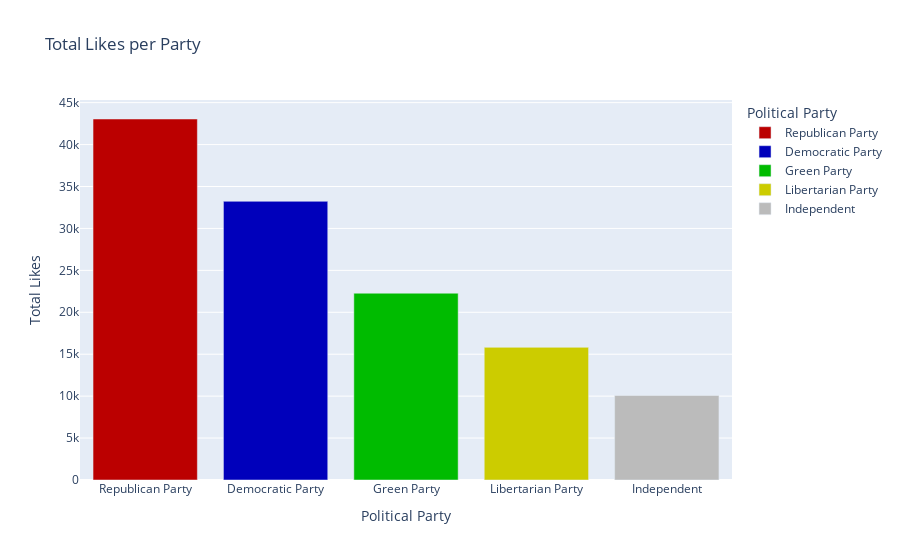

The notebook cell this image was saved under:
### Code cell
# Aggregate and sort the data
grouped_data = df_train.groupby('party', as_index=False)['likes'].sum()
grouped_data = grouped_data.sort_values(by='likes', ascending=False)

# Create the bar plot
fig = px.bar(
    grouped_data,
    x='party',
    y='likes',
    color='party',
    title="Total Likes per Party",
    labels={'party': 'Political Party', 'likes': 'Total Likes'},
    color_discrete_map=party_colors
)

fig.update_layout(xaxis=dict(categoryorder='total descending'))
fig.show()

### Figure 1 — Plotly figure (JSON) as saved in the notebook; plotly's stock layout.template omitted (floating-point values rounded to 4 significant figures)
{"data": [{"alignmentgroup": "True", "hovertemplate": "Political Party=%{x}<br>Total Likes=%{y}<extra></extra>", "legendgroup": "Republican Party", "marker": {"color": "#BB0000", "pattern": {"shape": ""}}, "name": "Republican Party", "offsetgroup": "Republican Party", "orientation": "v", "showlegend": true, "textposition": "auto", "type": "bar", "x": ["Republican Party"], "xaxis": "x", "y": [43050], "yaxis": "y"}, {"alignmentgroup": "True", "hovertemplate": "Political Party=%{x}<br>Total Likes=%{y}<extra></extra>", "legendgroup": "Democratic Party", "marker": {"color": "#0000BB", "pattern": {"shape": ""}}, "name": "Democratic Party", "offsetgroup": "Democratic Party", "orientation": "v", "showlegend": true, "textposition": "auto", "type": "bar", "x": ["Democratic Party"], "xaxis": "x", "y": [33235], "yaxis": "y"}, {"alignmentgroup": "True", "hovertemplate": "Political Party=%{x}<br>Total Likes=%{y}<extra></extra>", "legendgroup": "Green Party", "marker": {"color": "#00BB00", "pattern": {"shape": ""}}, "name": "Green Party", "offsetgroup": "Green Party", "orientation": "v", "showlegend": true, "textposition": "auto", "type": "bar", "x": ["Green Party"], "xaxis": "x", "y": [22275], "yaxis": "y"}, {"alignmentgroup": "True", "hovertemplate": "Political Party=%{x}<br>Total Likes=%{y}<extra></extra>", "legendgroup": "Libertarian Party", "marker": {"color": "#CCCC00", "pattern": {"shape": ""}}, "name": "Libertarian Party", "offsetgroup": "Libertarian Party", "orientation": "v", "showlegend": true, "textposition": "auto", "type": "bar", "x": ["Libertarian Party"], "xaxis": "x", "y": [15820], "yaxis": "y"}, {"alignmentgroup": "True", "hovertemplate": "Political Party=%{x}<br>Total Likes=%{y}<extra></extra>", "legendgroup": "Independent", "marker": {"color": "#BBBBBB", "pattern": {"shape": ""}}, "name": "Independent", "offsetgroup": "Independent", "orientation": "v", "showlegend": true, "textposition": "auto", "type": "bar", "x": ["Independent"], "xaxis": "x", "y": [10080], "yaxis": "y"}], "layout": {"barmode": "relative", "legend": {"title": {"text": "Political Party"}, "tracegroupgap": 0}, "title": {"text": "Total Likes per Party"}, "xaxis": {"anchor": "y", "categoryarray": ["Republican Party", "Democratic Party", "Green Party", "Libertarian Party", "Independent"], "categoryorder": "total descending", "domain": [0, 1], "title": {"text": "Political Party"}}, "yaxis": {"anchor": "x", "domain": [0, 1], "title": {"text": "Total Likes"}}}}
